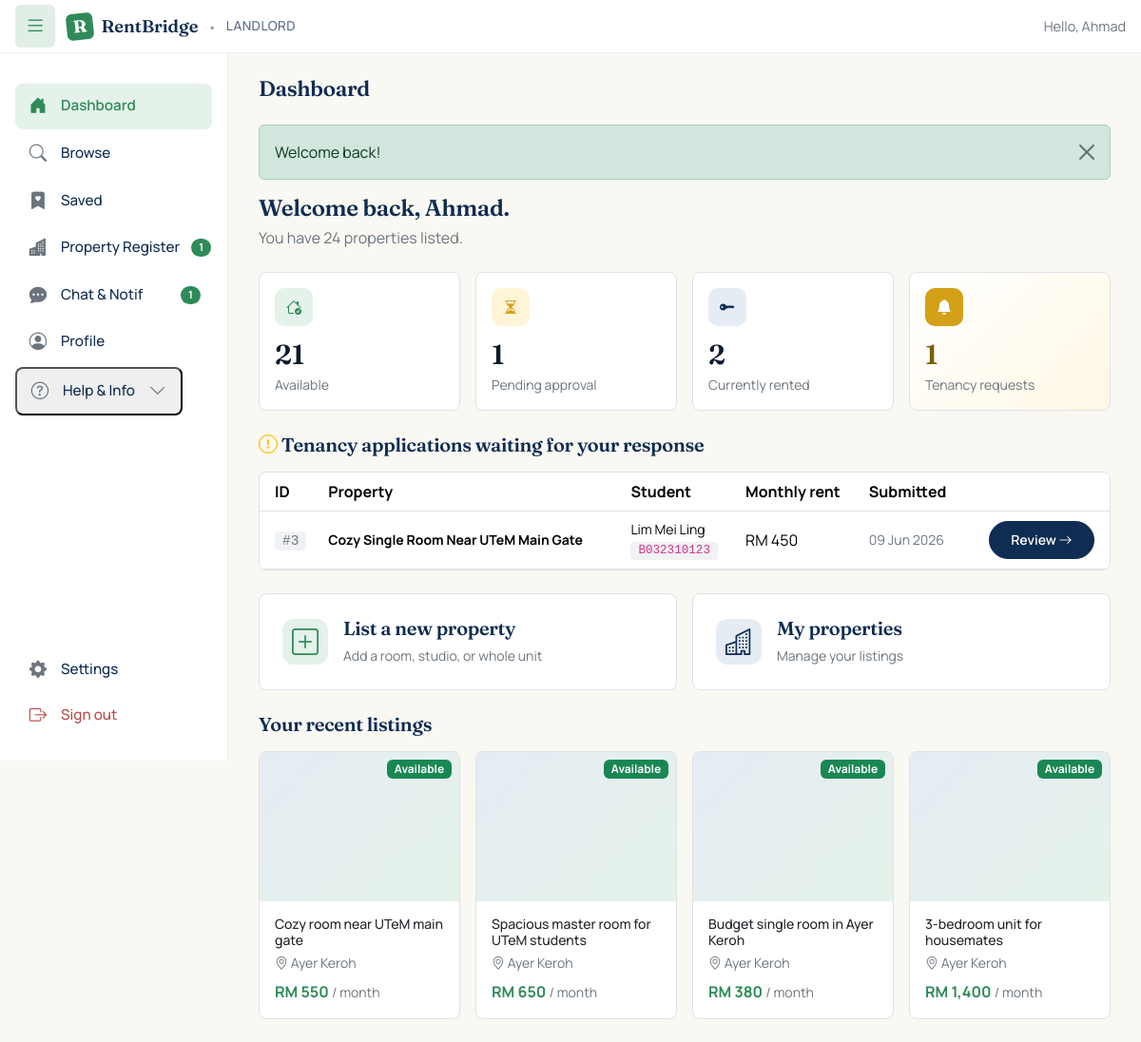
/landlord/dashboard.php (signed in), run on an earlier commit of the app's database.
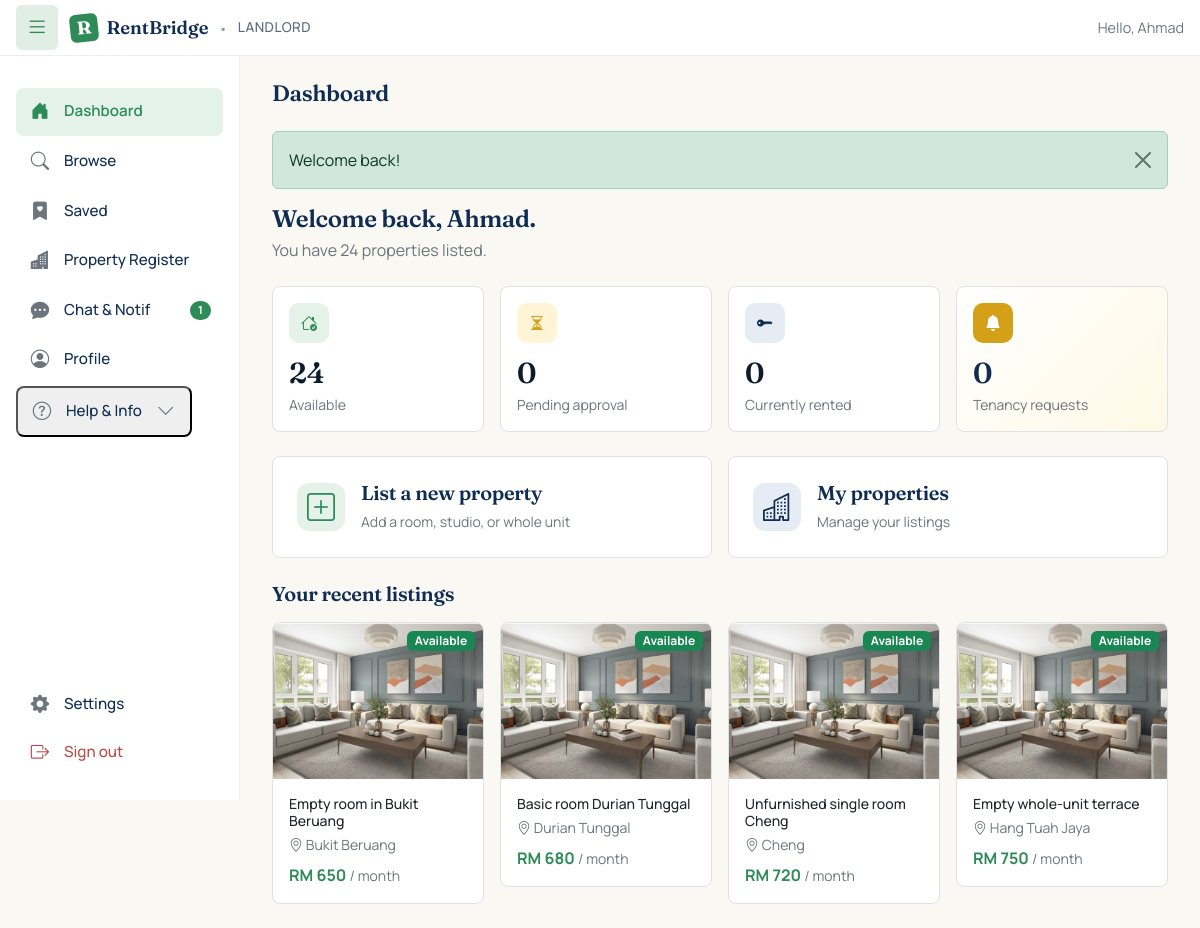
And on a later commit of the database.
### tables this page shows
CREATE TABLE `landlords` (
  `user_id` int(11) NOT NULL,
  `full_name` varchar(150) NOT NULL,
  `preferred_name` varchar(50) NOT NULL DEFAULT '',
  `ic_no` varchar(20) NOT NULL,
  `phone` varchar(20) NOT NULL,
  `allow_whatsapp` tinyint(1) NOT NULL DEFAULT 0,
  `address` varchar(255) DEFAULT NULL,
  `verified` tinyint(1) NOT NULL DEFAULT 0
);

CREATE TABLE `bookings` (
  `id` int(11) NOT NULL,
  `student_id` int(11) NOT NULL,
  `property_id` int(11) NOT NULL,
  `landlord_id` int(11) NOT NULL,
  `agent_id` int(11) DEFAULT NULL,
  `start_date` date NOT NULL,
  `end_date` date NOT NULL,
  `duration_type` enum('1_semester','2_semesters','1_year','custom') NOT NULL DEFAULT 'custom',
  `monthly_rent` decimal(8,2) NOT NULL,
  `deposit` decimal(8,2) NOT NULL DEFAULT 0.00,
  `status` enum('pending_landlord','rejected_by_landlord','pending_agent','agent_assigned','agent_verifying','agent_verified','verification_failed','contract_pending','active','completed','cancelled_by_student','cancelled_by_landlord','cancelled_by_admin') NOT NULL DEFAULT 'pending_landlord',
  `student_note` text DEFAULT NULL,
  `landlord_response` text DEFAULT NULL,
  `cancellation_reason` text DEFAULT NULL,
  `cancelled_by` int(11) DEFAULT NULL,
  `rejected_agents` longtext DEFAULT NULL CHECK (json_valid(`rejected_agents`)),
  `created_at` timestamp NOT NULL DEFAULT current_timestamp(),
  `updated_at` timestamp NOT NULL DEFAULT current_timestamp() ON UPDATE current_timestamp()
);

CREATE TABLE `properties` (
  `id` int(11) NOT NULL,
  `landlord_id` int(11) NOT NULL,
  `title` varchar(150) NOT NULL,
  `property_type` enum('room','studio','whole_unit') NOT NULL,
  `address` text NOT NULL,
  `city` varchar(80) NOT NULL,
  `postcode` varchar(10) NOT NULL,
  `state` varchar(50) NOT NULL DEFAULT 'Melaka',
  `latitude` decimal(10,7) DEFAULT NULL,
  `longitude` decimal(10,7) DEFAULT NULL,
  `maps_url` varchar(500) DEFAULT NULL,
  `monthly_rent` decimal(8,2) NOT NULL,
  `deposit` decimal(8,2) NOT NULL DEFAULT 0.00,
  `description` text DEFAULT NULL,
  `facilities` text DEFAULT NULL,
  `furnishing` enum('none','partial','full') NOT NULL DEFAULT 'partial',
  `status` enum('pending_approval','available','booked','rented','hidden','rejected') NOT NULL DEFAULT 'pending_approval',
  `viewing_mode` enum('landlord_led','agent_led','either') NOT NULL DEFAULT 'either',
  `agent_verified_at` timestamp NULL DEFAULT NULL,
  `agent_verified_by` int(11) DEFAULT NULL,
  `created_at` timestamp NOT NULL DEFAULT current_timestamp(),
  `updated_at` timestamp NOT NULL DEFAULT current_timestamp() ON UPDATE current_timestamp()
);

CREATE TABLE `students` (
  `user_id` int(11) NOT NULL,
  `full_name` varchar(150) NOT NULL,
  `preferred_name` varchar(50) NOT NULL DEFAULT '',
  `matric_no` varchar(20) NOT NULL,
  `university` varchar(80) NOT NULL DEFAULT 'UTeM',
  `phone` varchar(20) NOT NULL,
  `looking_for_housing` tinyint(1) NOT NULL DEFAULT 0,
  `housing_pref_city` varchar(80) DEFAULT NULL,
  `housing_pref_max_rent` decimal(8,2) DEFAULT NULL,
  `housing_pref_move_in` date DEFAULT NULL,
  `housing_bio` varchar(255) DEFAULT NULL
);

### includes/auth.php (called while the page is built, shortened)
<?php
function e(?string $value): string {
    return htmlspecialchars($value ?? '', ENT_QUOTES | ENT_HTML5, 'UTF-8');
}

### landlord/dashboard.php (the view, shortened to what the rows shown need)
<?php
require_once __DIR__ . '/../includes/auth.php';
$pdo = db();
$userId = current_user_id();
$stmt = $pdo->prepare("SELECT full_name, preferred_name FROM landlords WHERE user_id = ?");
$stmt->execute([$userId]);
$me = $stmt->fetch();
$counts = [];
$stmt = $pdo->prepare("SELECT COUNT(*) FROM properties WHERE landlord_id = ?");
$stmt->execute([$userId]);
$counts['total_properties'] = (int)$stmt->fetchColumn();
$stmt = $pdo->prepare("SELECT COUNT(*) FROM properties WHERE landlord_id = ? AND status = 'available'");
$stmt->execute([$userId]);
$counts['available'] = (int)$stmt->fetchColumn();
$stmt = $pdo->prepare("SELECT COUNT(*) FROM properties WHERE landlord_id = ? AND status = 'pending_approval'");
$stmt->execute([$userId]);
$counts['pending_approval'] = (int)$stmt->fetchColumn();
$stmt = $pdo->prepare("SELECT COUNT(*) FROM properties WHERE landlord_id = ? AND status = 'rented'");
$stmt->execute([$userId]);
$counts['rented'] = (int)$stmt->fetchColumn();
$stmt = $pdo->prepare("SELECT COUNT(*) FROM bookings WHERE landlord_id = ? AND status = 'pending_landlord'");
$stmt->execute([$userId]);
$counts['pending_tenancies'] = (int)$stmt->fetchColumn();
$stmt = $pdo->prepare("SELECT COUNT(*) FROM bookings WHERE landlord_id = ? AND status = 'active'");
$stmt->execute([$userId]);
$counts['active_tenancies'] = (int)$stmt->fetchColumn();
$stmt = $pdo->prepare("
    SELECT b.id, b.created_at, b.monthly_rent,
           p.title AS property_title,
           s.full_name AS student_name,
           s.matric_no
      FROM bookings b
      JOIN properties p ON p.id = b.property_id
      JOIN students s ON s.user_id = b.student_id
     WHERE b.landlord_id = ?
       AND b.status = 'pending_landlord'
     ORDER BY b.created_at ASC
     LIMIT 5
");
$stmt->execute([$userId]);
$pendingTenancies = $stmt->fetchAll();
$stmt = $pdo->prepare("
    SELECT p.id, p.title, p.city, p.monthly_rent, p.status,
           (SELECT image_path FROM property_images
             WHERE property_id = p.id ORDER BY is_primary DESC, id LIMIT 1) AS image_path
      FROM properties p
     WHERE p.landlord_id = ?
     ORDER BY p.created_at DESC
     LIMIT 4
");
$stmt->execute([$userId]);
$recentProperties = $stmt->fetchAll();
$pageTitle = 'Dashboard';
function landlord_prop_status_badge(string $status): array {
    return match ($status) {
        'pending_approval' => ['Pending review', 'warning'],
        'available'        => ['Available',      'success'],
        'booked'           => ['Booked',         'info'],
        'rented'           => ['Rented',         'primary'],
        'hidden'           => ['Hidden',         'secondary'],
        'rejected'         => ['Rejected',       'danger'],
        default            => [$status,          'secondary'],
    };
}
?>
<div class="mb-4">
    <h4 class="mb-1" style="font-family: 'Fraunces', serif;">
        Welcome back, <?= e($me['preferred_name'] ?: $me['full_name']) ?>.
    </h4>
    <p class="text-secondary mb-0">
        You have <?= $counts['total_properties'] ?>
        propert<?= $counts['total_properties'] === 1 ? 'y' : 'ies' ?> listed.
    </p>
</div>
<?php if (!empty($pendingTenancies)): ?>
    <div class="bg-white border rounded-3 overflow-hidden mb-4">
        <table class="table mb-0 align-middle">
            <thead style="background:#F4F4EE;">
                <tr>
                    <th class="ps-3">ID</th>
                    <th>Property</th>
                    <th>Student</th>
                    <th>Monthly rent</th>
                    <th>Submitted</th>
                    <th class="text-end pe-3"></th>
                </tr>
            </thead>
            <tbody>
                <?php foreach ($pendingTenancies as $t): ?>
                    <tr>
                        <td class="ps-3">
                            <code class="text-secondary">#<?= (int)$t['id'] ?></code>
                        </td>
                        <td class="small">
                            <strong><?= e($t['property_title']) ?></strong>
                        </td>
                        <td class="small">
                            <?= e($t['student_name']) ?>
                            <div class="text-secondary"><code><?= e($t['matric_no']) ?></code></div>
                        </td>
                        <td>RM <?= number_format((float)$t['monthly_rent']) ?></td>
                        <td class="small text-secondary">
                            <?= e(date('d M Y', strtotime($t['created_at']))) ?>
                        </td>
                        <td class="text-end pe-3">
                            <a href="/rentbridge/landlord/booking.php?id=<?= (int)$t['id'] ?>"
                               class="btn btn-sm btn-primary">
                                Review <i class="bi bi-arrow-right"></i>
                            </a>
                        </td>
                    </tr>
                <?php endforeach; ?>
            </tbody>
        </table>
    </div>
<?php endif; ?>
<?php if (!empty($recentProperties)): ?>
<div class="row g-3">
    <?php foreach ($recentProperties as $p):
        [$statusLabel, $statusColor] = landlord_prop_status_badge($p['status']);
    ?>
        <div class="col-md-3 col-sm-6">
            <a href="/rentbridge/landlord/property.php?id=<?= (int)$p['id'] ?>"
               class="d-block text-decoration-none text-dark">
                <div class="bg-white border rounded-3 overflow-hidden h-100"
                     style="transition: transform 0.15s, box-shadow 0.15s;"
                     onmouseover="this.style.transform='translateY(-2px)';this.style.boxShadow='0 4px 12px rgba(15,44,82,0.08)'"
                     onmouseout="this.style.transform='';this.style.boxShadow=''">
                    <div style="aspect-ratio: 4/3; background: linear-gradient(135deg,#E6ECF4,#E4F2EA); position:relative;">
                        <?php if (!empty($p['image_path'])): ?>
                            <img src="/rentbridge/<?= e($p['image_path']) ?>"
                                 style="width:100%; height:100%; object-fit:cover;" alt="">
                        <?php endif; ?>
                        <span class="badge bg-<?= $statusColor ?>"
                              style="position:absolute; top:8px; right:8px;">
                            <?= e($statusLabel) ?>
                        </span>
                    </div>
                    <div class="p-3">
                        <h6 class="mb-1 small"><?= e($p['title']) ?></h6>
                        <div class="small text-secondary mb-2">
                            <i class="bi bi-geo-alt"></i> <?= e($p['city']) ?>
                        </div>
                        <strong class="text-emerald">
                            RM <?= number_format((float)$p['monthly_rent']) ?>
                        </strong>
                        <small class="text-secondary">/ month</small>
                    </div>
                </div>
            </a>
        </div>
    <?php endforeach; ?>
</div>
<?php endif; ?>
<?php
$pageContent = ob_get_clean();
require __DIR__ . '/../includes/landlord_layout.php';

### includes/landlord_layout.php (shortened to what the rows shown need)
<?php
require_once __DIR__ . '/auth.php';
require_once __DIR__ . '/chat.php';
$pageTitle     = $pageTitle     ?? 'Landlord';
$pageTabs      = $pageTabs      ?? [];
$pageContent   = $pageContent   ?? '';
$userId = current_user_id();
$pdo = db();
$stmt = $pdo->prepare("SELECT preferred_name, full_name FROM landlords WHERE user_id = ?");
$stmt->execute([$userId]);
$me = $stmt->fetch() ?: [];
$myName = ($me['preferred_name'] ?? '') ?: ($me['full_name'] ?? 'Landlord');
?>
<!DOCTYPE html>
<html lang="en">
<head>
    <link href="https://cdn.jsdelivr.net/npm/bootstrap@5.3.3/dist/css/bootstrap.min.css" rel="stylesheet">
    <link href="https://cdn.jsdelivr.net/npm/bootstrap-icons@1.11.3/font/bootstrap-icons.min.css" rel="stylesheet">
    <link href="/rentbridge/assets/css/style.css" rel="stylesheet">
    <link href="/rentbridge/assets/css/student.css" rel="stylesheet">
</head>
<body class="landlord-body">
<header class="user-topbar">
    <div class="topbar-right">
        <span class="topbar-greeting d-none d-md-inline">
            Hello, <?= e($myName) ?>
        </span>
    </div>
</header>
<div class="user-shell">
    <main class="user-main">
        <div class="user-content">
            <?php if (empty($pageTabs)): ?>
                <div class="user-page-header-noTabs">
                    <h1 class="user-page-title-inline"><?= e($pageTitle) ?></h1>
                </div>
            <?php endif; ?>
            <?= $pageContent ?>
        </div>
    </main>
</div>
</body>
</html>

What changed in the data, as far as the page shows it:
removed bookings: id "3", property.title "Cozy Single Room Near UTeM Main Gate", students.full_name "Lim Mei Ling", students.matric_no "B032310123", monthly_rent "450", created_at "09 Jun 2026"
removed properties: statusLabel "Available", title "Cozy room near UTeM main gate", city "Ayer Keroh", monthly_rent "550"
removed properties: statusLabel "Available", title "Spacious master room for UTeM students", city "Ayer Keroh", monthly_rent "650"
removed properties: statusLabel "Available", title "Budget single room in Ayer Keroh", city "Ayer Keroh", monthly_rent "380"
removed properties: statusLabel "Available", title "3-bedroom unit for housemates", city "Ayer Keroh", monthly_rent "1,400"
now on this page (row edited): properties: statusLabel "Available", title "Empty room in Bukit Beruang", city "Bukit Beruang", monthly_rent "650"
now on this page (row edited): properties: statusLabel "Available", title "Basic room Durian Tunggal", city "Durian Tunggal", monthly_rent "680"
now on this page (row edited): properties: statusLabel "Available", title "Unfurnished single room Cheng", city "Cheng", monthly_rent "720"
now on this page (row edited): properties: statusLabel "Available", title "Empty whole-unit terrace", city "Hang Tuah Jaya", monthly_rent "750"
Also different on the page:
$counts['available']: "21" → "24"
$counts['pending_approval']: "1" → "0"
$counts['rented']: "2" → "0"
$counts['pending_tenancies']: "1" → "0"
$pendingRequests: "1" → (not shown)
text no longer shown: "Tenancy applications waiting for your response ID Property Student Monthly rent Submitted"
